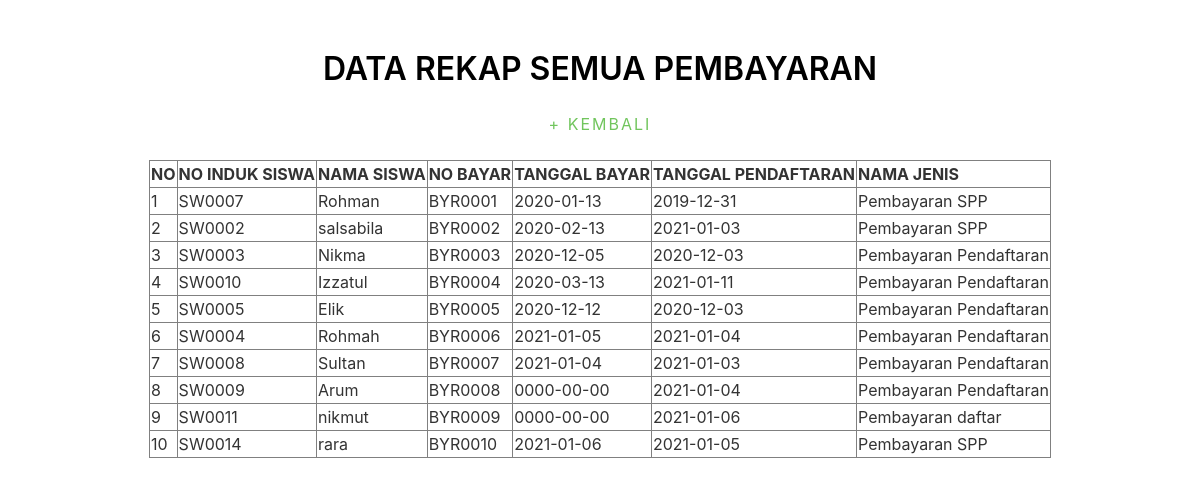
Screenshot of /rekap/rekap_pembayaran.php with the database file from the repository.
### tables this page shows
CREATE TABLE `siswa` (
  `noinduk_siswa` char(10) NOT NULL,
  `nama_siswa` varchar(50) NOT NULL,
  `jk` enum('L','P') NOT NULL,
  `tgl_lahir` date NOT NULL,
  `tgl_masuk` date NOT NULL,
  `tgl_lulus` date DEFAULT NULL,
  `alamat` varchar(50) NOT NULL,
  `anakke` int(11) DEFAULT NULL,
  `NIK_walmur` char(18) NOT NULL,
  `status` tinyint(1) NOT NULL
);

CREATE TABLE `pembayaran` (
  `no_bayar` char(10) NOT NULL,
  `tgl_pendaftaran` date NOT NULL,
  `tgl_bayar` date NOT NULL,
  `jumlah_bayar` int(11) NOT NULL,
  `noinduk_siswa` char(10) NOT NULL,
  `id_jenis` char(11) NOT NULL,
  `status` tinyint(1) NOT NULL
);

CREATE TABLE `jenis_pembayaran` (
  `id_jenis` char(6) NOT NULL,
  `nama_jenis` varchar(50) NOT NULL,
  `status` tinyint(1) DEFAULT NULL
);

### rekap/rekap_pembayaran.php (the view, shortened to what this page needs)
<!DOCTYPE html>
<html>
<head>
  <link href="../assets/vendor/bootstrap/css/bootstrap.min.css" rel="stylesheet">
  <link href="../assets/vendor/font-awesome/css/font-awesome.min.css" rel="stylesheet">
  <link href="../assets/vendor/modal-video/css/modal-video.min.css" rel="stylesheet">
  <link href="../assets/vendor/owl.carousel/assets/owl.carousel.min.css" rel="stylesheet">
  <link href="../assets/vendor/aos/aos.css" rel="stylesheet">
  <link href="../assets/css/style.css" rel="stylesheet">
</head>
<body>
 <div id="wrapper" style="margin-top: 50px ">
	<center/>
	<h2>DATA REKAP SEMUA PEMBAYARAN</h2>
	<br/>
	<a href="../login/home.php">+ KEMBALI</a>
	<br>
	<br/>
	<table border="1">
		<tr>
			<th>NO</th>
			<th>NO INDUK SISWA</th>
			<th>NAMA SISWA</th>
			<th>NO BAYAR</th>
			<th>TANGGAL BAYAR</th>
			<th>TANGGAL PENDAFTARAN</th>
			<th>NAMA JENIS</th>
		</tr>
		<?php
		$no = 1;
		include 'koneksi.php';
		$query = "CALL datapembayaran();";
		$data = mysqli_query($koneksi, $query);
		while($d = mysqli_fetch_array($data)){
						?>
			<tr>
				<td><?php echo $no++; ?></td>
				<td><?php echo $d['noinduk_siswa']; ?></td>
				<td><?php echo $d['nama_siswa']; ?></td>
				<td><?php echo $d['no_bayar']; ?></td>
				<td><?php echo $d['tgl_bayar']; ?></td>
				<td><?php echo $d['tgl_pendaftaran']; ?></td>
				<td><?php echo $d['nama_jenis']; ?></td>
			</tr>
			<?php
		}
		?>
	</table>
</body>
</html>

### assets/css/style.css (style rules this page uses)
body { background-color: #fff; color: #333; }
h1, h2, h3, h4, h5, h6 { margin: 0; }
h2 { color: #000; font-weight: 600; }
a { letter-spacing: 2px; text-decoration: none; color: #71c55d; }

### rows the page displays
siswa: noinduk_siswa "SW0007", nama_siswa "Rohman", pembayaran.no_bayar "BYR0001", pembayaran.tgl_bayar "2020-01-13", pembayaran.tgl_pendaftaran "2019-12-31", jenis_pembayaran.nama_jenis "Pembayaran SPP"
siswa: noinduk_siswa "SW0002", nama_siswa "salsabila", pembayaran.no_bayar "BYR0002", pembayaran.tgl_bayar "2020-02-13", pembayaran.tgl_pendaftaran "2021-01-03", jenis_pembayaran.nama_jenis "Pembayaran SPP"
siswa: noinduk_siswa "SW0003", nama_siswa "Nikma", pembayaran.no_bayar "BYR0003", pembayaran.tgl_bayar "2020-12-05", pembayaran.tgl_pendaftaran "2020-12-03", jenis_pembayaran.nama_jenis "Pembayaran Pendaftaran"
siswa: noinduk_siswa "SW0010", nama_siswa "Izzatul", pembayaran.no_bayar "BYR0004", pembayaran.tgl_bayar "2020-03-13", pembayaran.tgl_pendaftaran "2021-01-11", jenis_pembayaran.nama_jenis "Pembayaran Pendaftaran"
siswa: noinduk_siswa "SW0005", nama_siswa "Elik", pembayaran.no_bayar "BYR0005", pembayaran.tgl_bayar "2020-12-12", pembayaran.tgl_pendaftaran "2020-12-03", jenis_pembayaran.nama_jenis "Pembayaran Pendaftaran"
siswa: noinduk_siswa "SW0004", nama_siswa "Rohmah", pembayaran.no_bayar "BYR0006", pembayaran.tgl_bayar "2021-01-05", pembayaran.tgl_pendaftaran "2021-01-04", jenis_pembayaran.nama_jenis "Pembayaran Pendaftaran"
siswa: noinduk_siswa "SW0008", nama_siswa "Sultan", pembayaran.no_bayar "BYR0007", pembayaran.tgl_bayar "2021-01-04", pembayaran.tgl_pendaftaran "2021-01-03", jenis_pembayaran.nama_jenis "Pembayaran Pendaftaran"
siswa: noinduk_siswa "SW0009", nama_siswa "Arum", pembayaran.no_bayar "BYR0008", pembayaran.tgl_bayar "0000-00-00", pembayaran.tgl_pendaftaran "2021-01-04", jenis_pembayaran.nama_jenis "Pembayaran Pendaftaran"
siswa: noinduk_siswa "SW0011", nama_siswa "nikmut", pembayaran.no_bayar "BYR0009", pembayaran.tgl_bayar "0000-00-00", pembayaran.tgl_pendaftaran "2021-01-06", jenis_pembayaran.nama_jenis "Pembayaran daftar"
siswa: noinduk_siswa "SW0014", nama_siswa "rara", pembayaran.no_bayar "BYR0010", pembayaran.tgl_bayar "2021-01-06", pembayaran.tgl_pendaftaran "2021-01-05", jenis_pembayaran.nama_jenis "Pembayaran SPP"
